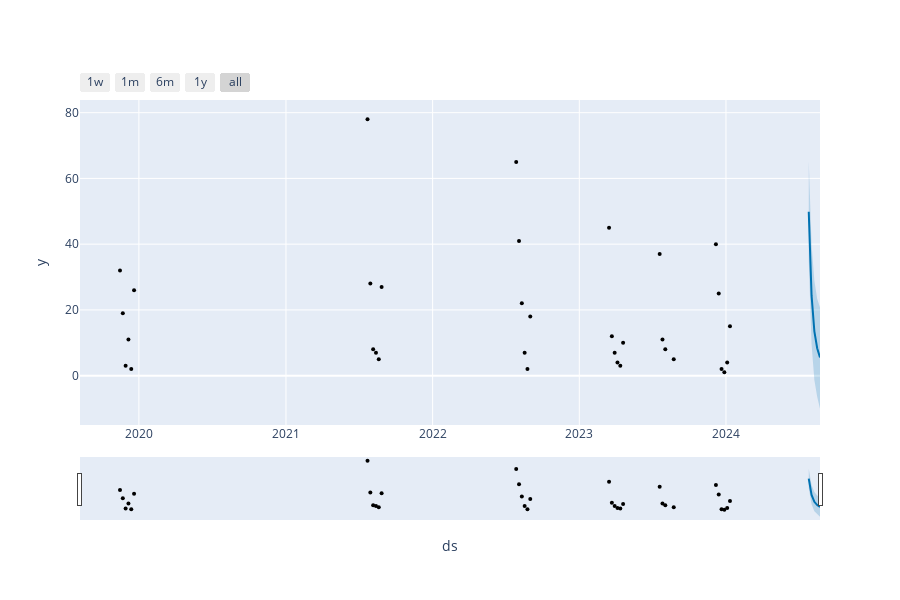

The notebook cell saved with this chart:
### Markdown cell above
#### 4.2. New EP Release Prediction: Prophet 
#### Only considering actual bugs as the time series since the there is very weak relations between the actual bugs and the regressors

### Code cell
model_name =  'FB_Prophet_Vanila'

d2_prophet = d2_final[['Created_week_start', 'Pack', '# Bugs']]
d2_prophet.rename(columns={'Created_week_start': 'ds', '# Bugs':'y'}, inplace=True)

# ########### Test and train split
d3_train = d2_prophet[d2_prophet['Pack'].isin(['EP08', 'EP11', 'EP12', 'EP13', 'EP14', 'EP15'])].drop('Pack', axis=1) 
d3_test = d2_prophet[d2_prophet['Pack'].isin(['EP16'])].drop('Pack', axis=1)

print(f"Number of weeks in train data: {len(d3_train)}")
print(f"Number of weeks in test data: {len(d3_test)}")

new_model = Prophet()  # seasonality_prior_scale
new_model.fit(d3_train) #d2_prophet

### This is used for test/validation.
future = d3_test.drop(['y'], axis=1)  # d2_prophet

# future = model.make_future_dataframe(periods=5, freq='W')
forecast = new_model.predict(future)

predictions = forecast.iloc[-len(d3_test):]['yhat']
actuals = d3_test['y']
print(predictions)
print(f"RMSE: {round(rmse(predictions, actuals))}")

## Print the forecast
print(forecast[['ds', 'yhat', 'yhat_lower', 'yhat_upper']].tail())

data = pd.DataFrame(forecast[['ds', 'yhat', 'yhat_lower', 'yhat_upper']])
data.to_csv(r'C:\Users\bshakeri\Electronic Arts\Sims 4 QV [EAHY] - Documents\Projection Materials\Live Ops Projection\Output\{pack}_live_Estimate_{model}.csv'\
            .format(pack=pack, model=model_name), 
            index=False)

fig = model.plot(forecast)
plt.legend(['Actual', 'Prediction', 'Uncertainty interval'])
plt.show()

plot_plotly(model, forecast)

### Figure 1 — Plotly figure (JSON) as saved in the notebook; plotly's stock layout.template omitted (floating-point values rounded to 4 significant figures)
{"data": [{"marker": {"color": "black", "size": 4}, "mode": "markers", "name": "Actual", "type": "scatter", "x": ["2019-11-15T00:00:00", "2019-11-22T00:00:00", "2019-11-29T00:00:00", "2019-12-06T00:00:00", "2019-12-13T00:00:00", "2019-12-20T00:00:00", "2021-07-23T00:00:00", "2021-07-30T00:00:00", "2021-08-06T00:00:00", "2021-08-13T00:00:00", "2021-08-20T00:00:00", "2021-08-27T00:00:00", "2022-07-28T00:00:00", "2022-08-04T00:00:00", "2022-08-11T00:00:00", "2022-08-18T00:00:00", "2022-08-25T00:00:00", "2022-09-01T00:00:00", "2023-03-16T00:00:00", "2023-03-23T00:00:00", "2023-03-30T00:00:00", "2023-04-06T00:00:00", "2023-04-13T00:00:00", "2023-04-20T00:00:00", "2023-07-20T00:00:00", "2023-07-27T00:00:00", "2023-08-03T00:00:00", "2023-08-24T00:00:00", "2023-12-07T00:00:00", "2023-12-14T00:00:00", "2023-12-21T00:00:00", "2023-12-28T00:00:00", "2024-01-04T00:00:00", "2024-01-11T00:00:00"], "y": [32, 19, 3, 11, 2, 26, 78, 28, 8, 7, 5, 27, 65, 41, 22, 7, 2, 18, 45, 12, 7, 4, 3, 10, 37, 11, 8, 5, 40, 25, 2, 1, 4, 15]}, {"hoverinfo": "skip", "line": {"width": 0}, "mode": "lines", "type": "scatter", "x": ["2024-07-25T00:00:00", "2024-08-01T00:00:00", "2024-08-08T00:00:00", "2024-08-15T00:00:00", "2024-08-22T00:00:00"], "y": [35.15, 9.595, -1.319, -6.433, -10.07]}, {"fill": "tonexty", "fillcolor": "rgba(0, 114, 178, 0.2)", "line": {"color": "#0072B2", "width": 2}, "mode": "lines", "name": "Predicted", "type": "scatter", "x": ["2024-07-25T00:00:00", "2024-08-01T00:00:00", "2024-08-08T00:00:00", "2024-08-15T00:00:00", "2024-08-22T00:00:00"], "y": [49.84, 24.41, 13.5, 8.35, 5.519]}, {"fill": "tonexty", "fillcolor": "rgba(0, 114, 178, 0.2)", "hoverinfo": "skip", "line": {"width": 0}, "mode": "lines", "type": "scatter", "x": ["2024-07-25T00:00:00", "2024-08-01T00:00:00", "2024-08-08T00:00:00", "2024-08-15T00:00:00", "2024-08-22T00:00:00"], "y": [65.28, 39.92, 28.85, 23.41, 20.7]}], "layout": {"height": 600, "showlegend": false, "width": 900, "xaxis": {"autorange": true, "range": ["2019-08-07 10:58:17.1429", "2024-08-22"], "rangeselector": {"buttons": [{"count": 7, "label": "1w", "step": "day", "stepmode": "backward"}, {"count": 1, "label": "1m", "step": "month", "stepmode": "backward"}, {"count": 6, "label": "6m", "step": "month", "stepmode": "backward"}, {"count": 1, "label": "1y", "step": "year", "stepmode": "backward"}, {"step": "all"}]}, "rangeslider": {"autorange": true, "range": ["2019-08-07 10:58:17.1429", "2024-08-22"], "visible": true, "yaxis": {"_template": null, "rangemode": "match"}}, "title": {"text": "ds"}, "type": "date"}, "yaxis": {"autorange": true, "range": [-15.01, 83.85], "title": {"text": "y"}, "type": "linear"}}}
